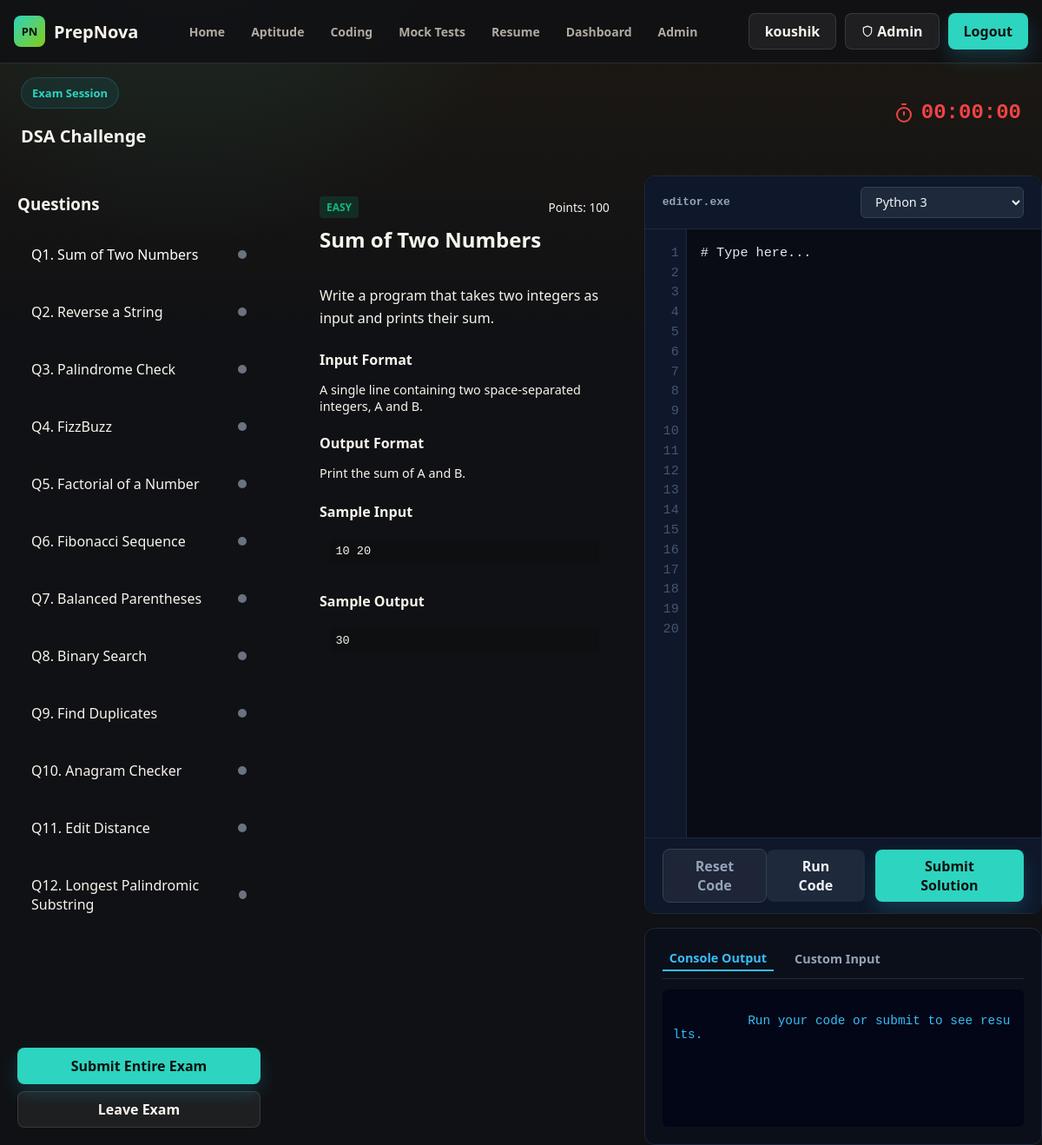
The page /attempts/4/coding/take/ (signed in) on the database its author committed.
### myapp/models.py (models this page shows, shortened)
class PrepTest(models.Model):
    APTITUDE = 'aptitude'
    CODING = 'coding'
    MOCK = 'mock'
    RESUME = 'resume'
    CATEGORY_CHOICES = [
        (APTITUDE, 'Aptitude'),
        (CODING, 'Coding'),
        (MOCK, 'Mock Test'),
        (RESUME, 'Resume'),
    ]
    EASY = 'easy'
    MEDIUM = 'medium'
    HARD = 'hard'
    DIFFICULTY_CHOICES = [
        (EASY, 'Easy'),
        (MEDIUM, 'Medium'),
        (HARD, 'Hard'),
    ]
    title = models.CharField(max_length=120)
    category = models.CharField(max_length=20, choices=CATEGORY_CHOICES)
    difficulty = models.CharField(max_length=20, choices=DIFFICULTY_CHOICES, default=MEDIUM)
    question_count = models.PositiveIntegerField(default=0)
    duration_minutes = models.PositiveIntegerField(default=0)
    topics = models.CharField(max_length=255, blank=True)
    is_active = models.BooleanField(default=True)

class CodingQuestion(models.Model):
    test = models.ForeignKey(PrepTest, on_delete=models.CASCADE, related_name='coding_questions')
    order = models.PositiveIntegerField()
    title = models.CharField(max_length=120)
    description = models.TextField()
    difficulty = models.CharField(max_length=20, choices=PrepTest.DIFFICULTY_CHOICES, default=PrepTest.MEDIUM)
    input_format = models.TextField(blank=True)
    output_format = models.TextField(blank=True)
    sample_input = models.TextField(blank=True)
    sample_output = models.TextField(blank=True)
    test_cases = models.JSONField(default=list, blank=True)  # List of dicts: [{"input": "...", "output": "..."}]
    starter_code_python = models.TextField(blank=True)
    starter_code_java = models.TextField(blank=True)
    starter_code_cpp = models.TextField(blank=True)
    starter_code_c = models.TextField(blank=True)
    starter_code_js = models.TextField(blank=True)
    class Meta:
        ordering = ['order']
        constraints = [
            models.UniqueConstraint(fields=['test', 'order'], name='unique_coding_question_order_per_test'),
        ]

### myapp/views.py (the view)
# urls.py: path('attempts/<int:attempt_id>/coding/take/', views.take_coding_test, name='take_coding_test'),
@login_required(login_url='login')
def take_coding_test(request, attempt_id):
    ensure_default_tests()
    attempt = get_object_or_404(
        TestAttempt.objects.select_related('test'),
        pk=attempt_id,
        user=request.user,
        test__category__in=[PrepTest.CODING, PrepTest.MOCK],
    )
    if attempt.status == TestAttempt.COMPLETED:
        return redirect('coding_result', attempt_id=attempt.id)
    questions = list(attempt.test.coding_questions.all().order_by('order'))
    if not questions:
        messages.error(request, 'No questions found for this exam.')
        if attempt.test.category == PrepTest.MOCK:
            return redirect('mocktest')
        return redirect('coding')
    elapsed_time = timezone.now() - attempt.started_at
    total_seconds = attempt.test.duration_minutes * 60
    seconds_left = max(0, total_seconds - int(elapsed_time.total_seconds()))
    latest_subs = {}
    for q in questions:
        latest_sub = CodingSubmission.objects.filter(attempt=attempt, question=q).order_by('-submitted_at').first()
        if latest_sub:
            latest_subs[str(q.id)] = {
                'code': latest_sub.code,
                'language': latest_sub.language,
                'status': latest_sub.status
            }
    default_lang = 'python'
    title_lower = attempt.test.title.lower()
    if 'java' in title_lower:
        default_lang = 'java'
    elif 'c++' in title_lower:
        default_lang = 'cpp'
    elif 'javascript' in title_lower or 'js' in title_lower:
        default_lang = 'javascript'
    elif ' c ' in title_lower or title_lower.startswith('c '):
        default_lang = 'c'
    questions_data = {}
    for q in questions:
        questions_data[str(q.id)] = {
            'title': q.title,
            'python': q.starter_code_python,
            'java': q.starter_code_java,
            'cpp': q.starter_code_cpp,
            'c': q.starter_code_c,
            'javascript': q.starter_code_js,
        }
    return render(request, 'coding_test.html', {
        'attempt': attempt,
        'test': attempt.test,
        'questions': questions,
        'latest_subs': latest_subs,
        'default_lang': default_lang,
        'seconds_left': seconds_left,
        'questions_data': questions_data,
    })

### myapp/views.py (called while the page is built, shortened)
def ensure_default_tests():
    for test in DEFAULT_TESTS:
        PrepTest.objects.get_or_create(title=test['title'], category=test['category'], defaults=test)
    ensure_default_aptitude_questions()
    ensure_default_coding_questions()

def ensure_default_aptitude_questions():
    aptitude_tests = PrepTest.objects.filter(category__in=[PrepTest.APTITUDE, PrepTest.MOCK], is_active=True)
    for test in aptitude_tests:
        if test.title == 'Coding Test':
            continue
        if test.aptitude_questions.exists():
            continue

### myapp/template/coding_test.html (shortened to what this page needs)
{% extends "base.html" %}
{% block content %}
<div class="test-timer-banner">
  <div>
    <span class="eyebrow">Exam Session</span>
    <h2 style="margin: 0; font-size: 1.25rem; color: var(--text-heading);">{{ test.title }}</h2>
  </div>
  <div class="timer-display" id="timer">
    <span id="countdown">--:--:--</span>
  </div>
</div>
<div class="compiler-container">
  <div class="left-pane">
    <div class="question-nav-card">
      <h3 style="margin-top:0;">Questions</h3>
      <div class="question-list-group">
        {% for q in questions %}
          <button class="question-nav-btn {% if forloop.first %}active{% endif %}" id="nav-q-{{ q.id }}" onclick="switchQuestion({{ q.id }})">
            <span>Q{{ forloop.counter }}. {{ q.title }}</span>
            <span class="status-dot" id="dot-q-{{ q.id }}"></span>
          </button>
        {% endfor %}
      </div>
    </div>
    <div class="question-nav-card" style="margin-top: auto;">
      <form id="submit-exam-form" method="post" action="{% url 'submit_coding_exam' attempt.id %}">
        <button type="submit" class="btn btn-primary btn-wide" onclick="return confirmSubmitExam()">Submit Entire Exam</button>
      </form>
      <a href="{% url 'coding' %}" class="btn btn-ghost btn-wide" style="margin-top: 0.5rem;" onclick="return confirm('Any unsaved code runs will be preserved, but are you sure you want to exit?')">Leave Exam</a>
    </div>
  </div>
  <div class="main-workspace">
    <div class="problem-desc-panel" id="problem-details">
      {% for q in questions %}
        <div class="question-content" id="q-content-{{ q.id }}" style="display: {% if forloop.first %}block{% else %}none{% endif %};">
          <div style="display: flex; justify-content: space-between; align-items: center; margin-bottom: 0.5rem;">
            <span class="difficulty-badge {{ q.difficulty }}">{{ q.get_difficulty_display }}</span>
            <span style="font-size: 0.85rem; color: var(--text-muted);">Points: 100</span>
          </div>
          <h2 style="margin-top: 0; color: var(--text-heading);">{{ q.title }}</h2>
          <div style="line-height: 1.6; color: var(--text-body);">
            {{ q.description|safe }}
          </div>
          <div style="margin-top: 1.5rem;">
            <h4 style="margin-bottom: 0.5rem; color: var(--text-heading);">Input Format</h4>
            <p style="font-size: 0.9rem;">{{ q.input_format }}</p>
          </div>
          <div style="margin-top: 1rem;">
            <h4 style="margin-bottom: 0.5rem; color: var(--text-heading);">Output Format</h4>
            <p style="font-size: 0.9rem;">{{ q.output_format }}</p>
          </div>
          <div style="margin-top: 1.5rem;">
            <h4 style="margin-bottom: 0.25rem; color: var(--text-heading);">Sample Input</h4>
            <div class="testcase-card">
              <div class="testcase-value">{{ q.sample_input }}</div>
            </div>
          </div>
          <div style="margin-top: 1rem;">
            <h4 style="margin-bottom: 0.25rem; color: var(--text-heading);">Sample Output</h4>
            <div class="testcase-card">
              <div class="testcase-value">{{ q.sample_output }}</div>
            </div>
          </div>
        </div>
      {% endfor %}
    </div>
    <div class="right-pane">
      <div class="editor-panel">
        <div class="editor-header">
          <span style="font-weight: 600; color: #94a3b8; font-family: monospace;">editor.exe</span>
          <select id="lang-selector" class="lang-select" onchange="changeLanguage()">
            <option value="python">Python 3</option>
          </select>
        </div>
        <div class="editor-textarea-wrapper">
          <div class="line-numbers" id="line-nums">
            1<br>2<br>3<br>4<br>5<br>6<br>7<br>8<br>9<br>10<br>11<br>12<br>13<br>14<br>15<br>16<br>17<br>18<br>19<br>20
          </div>
          <textarea id="editor" class="editor-textarea" spellcheck="false" oninput="updateLineNumbers()"></textarea>
        </div>
        <div class="editor-footer">
          <button class="btn btn-ghost" style="padding: 0.5rem 1rem; border-color:#334155; color:#94a3b8;" onclick="resetCode()">Reset Code</button>
          <div style="display: flex; gap: 0.75rem;">
            <button class="btn btn-ghost" style="background:#1e293b; color:#f1f5f9; border:none; padding: 0.5rem 1.25rem;" id="run-btn" onclick="runCode()">Run Code</button>
            <button class="btn btn-primary" style="padding: 0.5rem 1.5rem;" id="submit-btn" onclick="submitCode()">Submit Solution</button>
          </div>
        </div>
      </div>
      <div class="console-panel">
        <div class="console-tab-header">
          <button class="console-tab active" id="tab-output-btn" onclick="switchConsoleTab('output')">Console Output</button>
          <button class="console-tab" id="tab-input-btn" onclick="switchConsoleTab('input')">Custom Input</button>
        </div>
        <div id="console-output-container" class="console-output">
          Run your code or submit to see results.
        </div>
      </div>
    </div>
  </div>
</div>
{% endblock %}

### myapp/template/base.html (shortened to what this page needs)
{% load static %}
<!DOCTYPE html>
<html lang="en">
<head>
  <link rel="stylesheet" href="{% static 'index.css' %}?v=4">
</head>
<body class="{% block body_class %}{% endblock %}">
  <header class="site-header">
    <nav class="nav-shell" aria-label="Primary navigation">
      <a class="brand" href="{% url 'first' %}" aria-label="PrepNova home">
        <span class="brand-mark">PN</span>
        <span>PrepNova</span>
      </a>
      <div class="nav-links" id="primaryNav">
        <a href="{% url 'first' %}" class="{% if request.resolver_match.url_name == 'first' %}is-active{% endif %}">Home</a>
        <a href="{% url 'aptitude' %}" class="{% if request.resolver_match.url_name == 'aptitude' %}is-active{% endif %}">Aptitude</a>
        <a href="{% url 'coding' %}" class="{% if request.resolver_match.url_name == 'coding' %}is-active{% endif %}">Coding</a>
        <a href="{% url 'mocktest' %}" class="{% if request.resolver_match.url_name == 'mocktest' %}is-active{% endif %}">Mock Tests</a>
        <a href="{% url 'resume' %}" class="{% if request.resolver_match.url_name == 'resume' %}is-active{% endif %}">Resume</a>
        <a href="{% url 'dashboard' %}" class="{% if request.resolver_match.url_name == 'dashboard' %}is-active{% endif %}">Dashboard</a>
        {% if request.user.is_superuser %}
          <a href="{% url 'site_admin_dashboard' %}" class="{% if 'site_admin' in request.resolver_match.url_name %}is-active{% endif %}">Admin</a>
        {% endif %}
      </div>
      <div class="nav-actions">
        {% if request.user.is_authenticated %}
          <a class="btn btn-ghost" href="{% url 'dashboard' %}">{{ request.user.first_name|default:request.user.username|truncatechars:16 }}</a>
          {% if request.user.is_superuser %}
            <a class="btn btn-ghost admin-btn" href="{% url 'site_admin_dashboard' %}" title="Admin Panel">
              <svg width="14" height="14" viewBox="0 0 24 24" fill="none" stroke="currentColor" stroke-width="2" stroke-linecap="round" stroke-linejoin="round" style="margin-right:4px;vertical-align:-2px"><path d="M12 22s8-4 8-10V5l-8-3-8 3v7c0 6 8 10 8 10z"/></svg>
              Admin
            </a>
          {% endif %}
          <a class="btn btn-primary" href="{% url 'logout' %}">Logout</a>
        {% endif %}
      </div>
    </nav>
  </header>
  <main>
    {% block content %}{% endblock %}
  </main>
</body>
</html>

### myapp/static/index.css (style rules this page uses)
:root { --bg: #101114; --surface: #171a22; --surface-soft: #20242f; --surface-raised: #272c38; --line: rgba(246, 242, 234, 0.12); --text: #f7f4ed; --muted: #b0aaa1; --faint: #64748b; --teal: #2dd4bf; --green: #84cc16; --amber: #f59e0b; --rose: #f43f5e; --violet: #8b5cf6; --shadow: 0 18px 45px rgba(0, 0, 0, 0.28); --font-body: "Segoe UI", "Inter", "Roboto", Arial, sans-serif; --font-heading: "Segoe UI Variable Display", "Segoe UI", "Inter", Arial, sans-serif; }
* { box-sizing: border-box; }
html { scroll-behavior: smooth; }
body { min-height: 100vh; margin: 0; background: radial-gradient(circle at 18% -10%, rgba(45, 212, 191, 0.13), transparent 26rem), linear-gradient(180deg, rgba(245, 158, 11, 0.06), transparent 390px), var(--bg); color: var(--text); font-family: var(--font-body); letter-spacing: 0; }
h1, h2, h3, .brand, .panel-title { font-family: var(--font-heading); font-weight: 750; }
a { color: inherit; }
button, input, textarea, select { font: inherit; }
button { border: 0; }
.site-header { position: sticky; top: 0; z-index: 50; border-bottom: 1px solid var(--line); background: rgba(16, 17, 20, 0.88); backdrop-filter: blur(18px); }
.nav-shell { width: min(1180px, calc(100% - 32px)); min-height: 72px; margin: 0 auto; display: flex; align-items: center; justify-content: space-between; gap: 18px; }
.brand { display: inline-flex; align-items: center; gap: 10px; color: var(--text); text-decoration: none; font-size: 20px; font-weight: 800; white-space: nowrap; }
.brand-mark { width: 36px; height: 36px; display: inline-grid; place-items: center; border-radius: 8px; color: #0e1111; background: linear-gradient(135deg, var(--teal), var(--green)); font-size: 13px; font-weight: 900; }
.nav-links { display: flex; align-items: center; justify-content: center; gap: 6px; flex: 1; }
.nav-links a { color: var(--muted); text-decoration: none; padding: 10px 12px; border-radius: 8px; font-size: 14px; font-weight: 700; transition: background 0.2s ease, color 0.2s ease, transform 0.2s ease; }
.nav-actions { display: flex; align-items: center; gap: 10px; }
.btn, .link-button { display: inline-flex; align-items: center; justify-content: center; min-height: 42px; padding: 0 18px; border-radius: 8px; text-decoration: none; font-weight: 800; cursor: pointer; transition: transform 0.2s ease, box-shadow 0.2s ease, background 0.2s ease, border-color 0.2s ease; }
.btn-primary, .link-button { color: #0e1111; background: var(--teal); box-shadow: 0 10px 22px rgba(34, 211, 238, 0.18); }
.btn-ghost { color: var(--text); background: rgba(255, 255, 255, 0.06); border: 1px solid var(--line); }
.btn-wide { width: 100%; }
.eyebrow { display: inline-flex; align-items: center; gap: 8px; color: var(--teal); background: rgba(34, 211, 238, 0.08); border: 1px solid rgba(34, 211, 238, 0.18); border-radius: 999px; padding: 8px 12px; font-size: 13px; font-weight: 800; margin-bottom: 18px; }
main { animation: fadeInUp 0.75s cubic-bezier(0.16, 1, 0.3, 1) both; }

### rows shown on the page
PrepTest: title "DSA Challenge"
CodingQuestion: title "Sum of Two Numbers", difficulty "EASY", description "Write a program that takes two integers as input and prints their sum.", input_format "A single line containing two space-separated integers, A and B.", output_format "Print the sum of A and B.", sample_input "10 20", sample_output "30"
CodingQuestion: title "Reverse a String"
CodingQuestion: title "Palindrome Check"
CodingQuestion: title "FizzBuzz"
CodingQuestion: title "Factorial of a Number"
CodingQuestion: title "Fibonacci Sequence"
CodingQuestion: title "Balanced Parentheses"
CodingQuestion: title "Binary Search"
CodingQuestion: title "Find Duplicates"
CodingQuestion: title "Anagram Checker"
CodingQuestion: title "Edit Distance"
CodingQuestion: title "Longest Palindromic Substring"

### other values the page prints
{{ request.user.first_name|default:request.user.username|truncatechars:16 }} "koushik"
